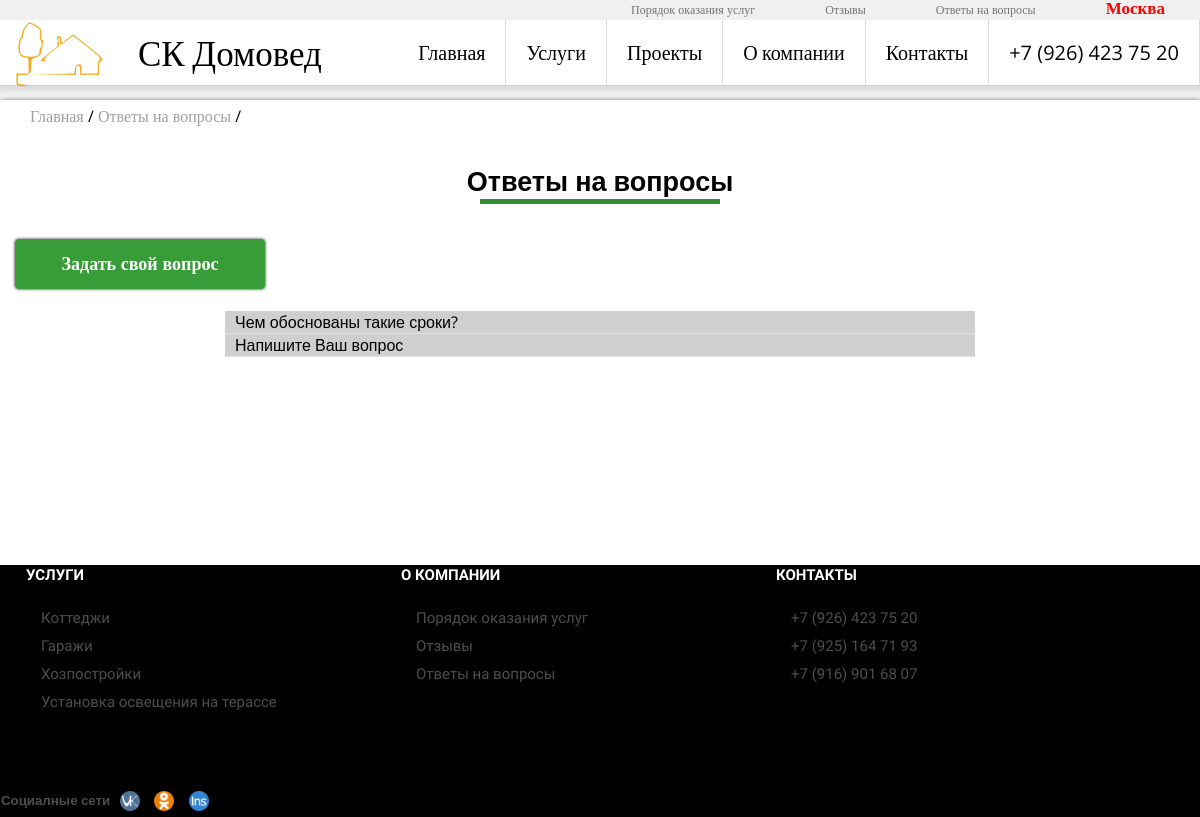
Screenshot of /questions/ with the database file from the repository.
### good/models.py (models this page shows)
class Question(models.Model):
    date = models.DateTimeField(auto_now_add=True, verbose_name="Дата создания")
    name = models.CharField(default="Name", verbose_name="ФИО", max_length=40)
    email = models.EmailField(verbose_name="Email", default="")
    question=models.TextField(verbose_name="Ваш вопрос",default="Напишите Ваш вопрос")
    answer= models.TextField(default="Ответ", verbose_name="Ответ")
    telephone=models.CharField(default="+7 (123) 456-7891", verbose_name="Телефон", max_length=18)
    boolVisible=models.BooleanField(default=False,verbose_name="Опубликовать")
    class Meta:
        verbose_name_plural = "Вопросы"
        verbose_name = "Вопрос"

### service/models.py (models this page shows, shortened)
class BaseCategory(models.Model):
        name = models.CharField(default="Название категории/услуги", max_length=50, verbose_name="Название категории/услуги")
        title= models.CharField(default="Заголовок страницы!", max_length=80,verbose_name="Title")
        boolVisible = models.BooleanField(default=False, verbose_name="Опубликовать")
        metaDescription = models.CharField(default="Категория", max_length=50, verbose_name="meta Description")
        keywords = models.CharField(max_length=180, blank=True, null=True)
        boolShowOnMain = models.BooleanField(default=False, verbose_name="Публиковать вместе с категориями")
        slug = models.CharField(unique=True,max_length=200)
        class Meta:
            abstract = True

class Category(BaseCategory):
    description=models.CharField(default="", max_length=300,verbose_name="Описание")
    boolShowOnMain = models.BooleanField(default=False, verbose_name="Публиковать вместе с категориями")
    image = models.ImageField(upload_to=make_upload_path,
                              blank=True,
                              default='',
                              verbose_name="Картинка")
    image_small = ImageSpecField(source='image',
                                 processors=[ResizeToFill(250, 250)],
                                 format='JPEG',
                                 options={'quality': 60})
    image_large = ImageSpecField(source='image',
                                 processors=[ResizeToFill(840, 500)],
                                 format='JPEG',
                                 options={'quality': 60})
    class Meta:
        verbose_name="Категория"
        verbose_name_plural="Категории"

class SubCategory(BaseCategory):
    category=models.ForeignKey(Category,default=1)
    description=models.TextField(default="",verbose_name="Комплектация")
    image = models.ImageField(upload_to=make_upload_path,
                              blank=True,
                              default='',
                              verbose_name="Картинка")
    image_small = ImageSpecField(source='image',
                                 processors=[ResizeToFill(250, 250)],
                                 format='JPEG',
                                 options={'quality': 60})
    image_middle = ImageSpecField(source='image',
                                 processors=[ResizeToFill(660, 500)],
                                 format='JPEG',
                                 options={'quality': 100})
    image_large = ImageSpecField(source='image',
                                 processors=[ResizeToFill(840, 500)],
                                 format='JPEG',
                                 options={'quality': 70})
    class Meta:
        verbose_name="Подкатегория"
        verbose_name_plural="Подкатегории"

### good/views.py (the view)
# urls.py: url(r'^questions/$',listquestions,name="ListQuestions"),
def listquestions(request):
   args={}
   args.update(csrf(request))
   args['questions']=Question.objects.filter(boolVisible=True).order_by('-date')
   args['Crops']=[['Ответы на вопросы','questions']]
   return render_to_response('listQuestions.html',args)

### good/templatetags/goodtags.py (called while the page is built)
@register.inclusion_tag('breadcrops.html')
def breadcrops(listing):
    url=''
    for cr in listing:
        url=url+'/'+cr[1]
        cr[1]=url
    crops=listing
    leng=len(crops)
    return {'crops':crops,'leng':leng}

### service/templatetags/servicetags.py (called while the page is built)
@register.inclusion_tag("footerListService.html")
def footerListService():
    args={}
    category=Category.objects.filter(boolVisible=True)[0:5]
    args['category']=category
    if category.count()<5:
        count=5-category.count()
        args['subcategory']=SubCategory.objects.filter(boolVisible=True, boolShowOnMain=True)[0:count]
    return args

### good/templates/listQuestions.html (shortened to what this page needs)
{% extends 'base.html' %}
{% block 'content' %}
    <div class="sectionIndex">
    <div class="titleName">
        <h1>Ответы на вопросы
				<div class="linetitlename"></div>
			</h1>
    </div>
    <div class="listing">
       <div class="lookmore left">
				<a href="{% url 'addquestion' %}"><h4>Задать свой вопрос</h4></a>
			</div>
        <br>
        {% for q in questions %}
            <div class="quest">
                <label for="{{ q.id }}">{{ q.question }}</label>
                </div>
        {% endfor %}
    </div>
    </div>
{% endblock %}

### service/templates/footerListService.html
{% for i in category %}
    <a href="{% url 'ServiceCategory' i.slug %}"><li>{{ i.name }}</li></a>
{% endfor %}
{% for i in subcategory %}
    <a href="{% url 'Services' i.category.slug i.slug %}"><li>{{ i.name }}</li></a>
{% endfor %}

### good/static/css/style2.css (style rules this page uses)
* { padding:0; margin: 0; }
a { color: black; text-decoration: none; font-family: 'Lora', serif; }
html { font-family: 'Open Sans', sans-serif; min-height: 100%; padding: 0px; position: relative; min-width:100%; background-color: rgba(149, 149, 149, 0.08); }
body { background-color: white; margin: auto; width: 1200px; min-height: 100%; border-radius: 4px!important; -webkit-box-shadow: 1px 1px 5px 1px rgba(0,0,0,0.5); box-shadow: 1px 1px 5px 1px rgba(0,0,0,0.5); }
footer ul li { font-family: 'Open Sans Condensed', sans-serif; font-size: 15px; list-style: none; margin-top: 10px; margin-left: 15px; color: rgba(113, 113, 113, 0.68); }
.sectionIndex { display: box; display: -ms-box; }
.listing { max-width: 1200px; }
.listing::after { content:' '; clear: both; display: block; }
.titleName { width: 100%; margin: auto; }
.titleName>h2,.titleName>h1,.titleName>h3 { font-family: 'Open Sans', sans-serif; font-size: 27px; margin: 15px auto 35px auto; padding-top: 20px; text-align: center; }
.titleName .linetitlename { background-color: green; margin: auto; width: 20%; height: 5px; -webkit-transition: 1s; -o-transition: 1s; transition: 1s; background-color:#037203cc; }
.lookmore { font-family: 'Open Sans', sans-serif; color: white; height: 50px; line-height: 50px; font-size: 18px; font-weight: bolder; text-align:center; width: 250px; padding:0; background-color:rgba(0, 128, 0, 0.78); -webkit-transition: 0.3s; -o-transition: 0.3s; transition: 0.3s; border-radius: 4px; -webkit-box-shadow: 0px 0px 3px 0.1px rgba(0, 0, 0, 0.90); box-shadow: 0px 0px 3px 0.1px rgba(0, 0, 0, 0.90); }
.lookmore.left { margin: 25px auto auto 15px; }
.lookmore a { padding:0; margin: 0; color: white!important; }
.quest>label { padding: 5px 10px; }

### good/templates/listQuestions.html (style rules this page uses)
.quest { background-color: #cfcfcf; width: 750px; border-bottom: 1px solid #e1e1e1; margin: auto; }
.quest>label { padding: 5px 10px; }

### rows the page displays
Question: question "Чем обоснованы такие сроки?"
Question: question "Напишите Ваш вопрос"
Category: name "Коттеджи"
Category: name "Гаражи"
Category: name "Хозпостройки"
SubCategory: name "Установка освещения на терассе"

### other values shown
{{ crops.0 }} "Ответы на вопросы"
